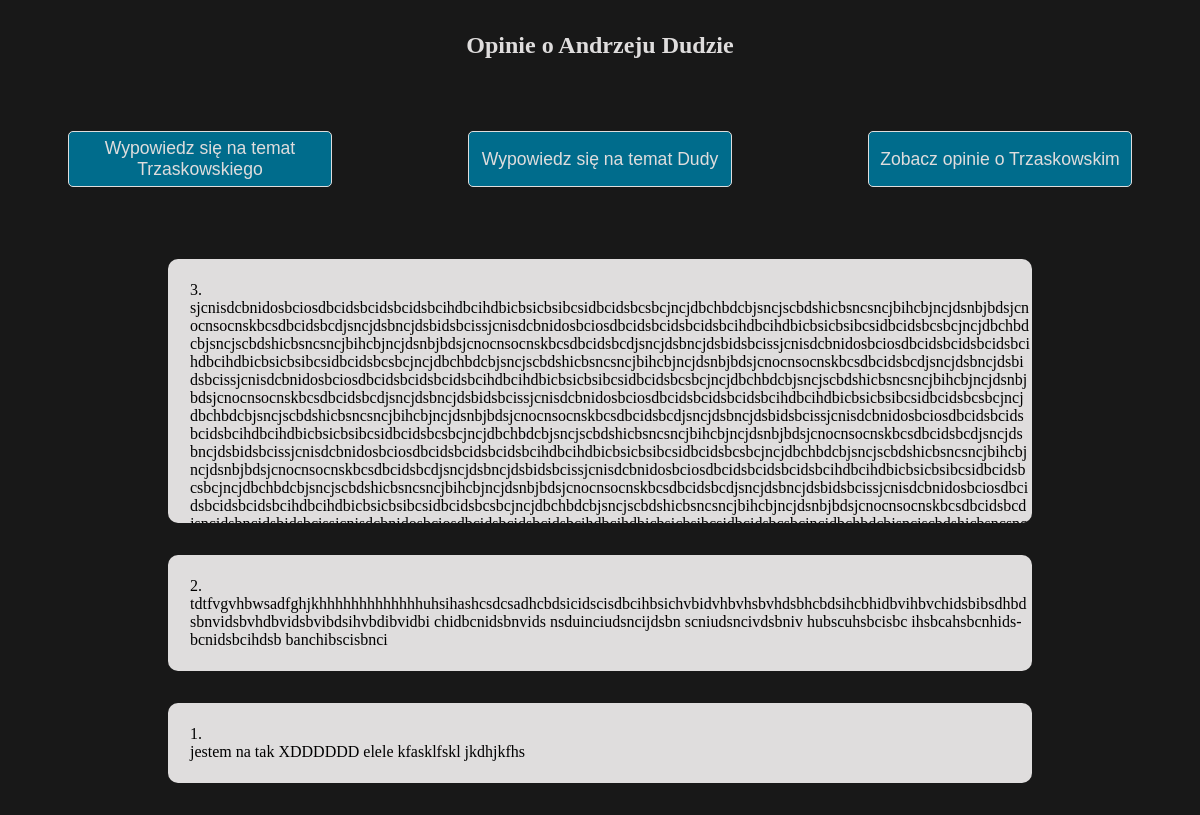
Page /wynikiduda on the earlier database version.
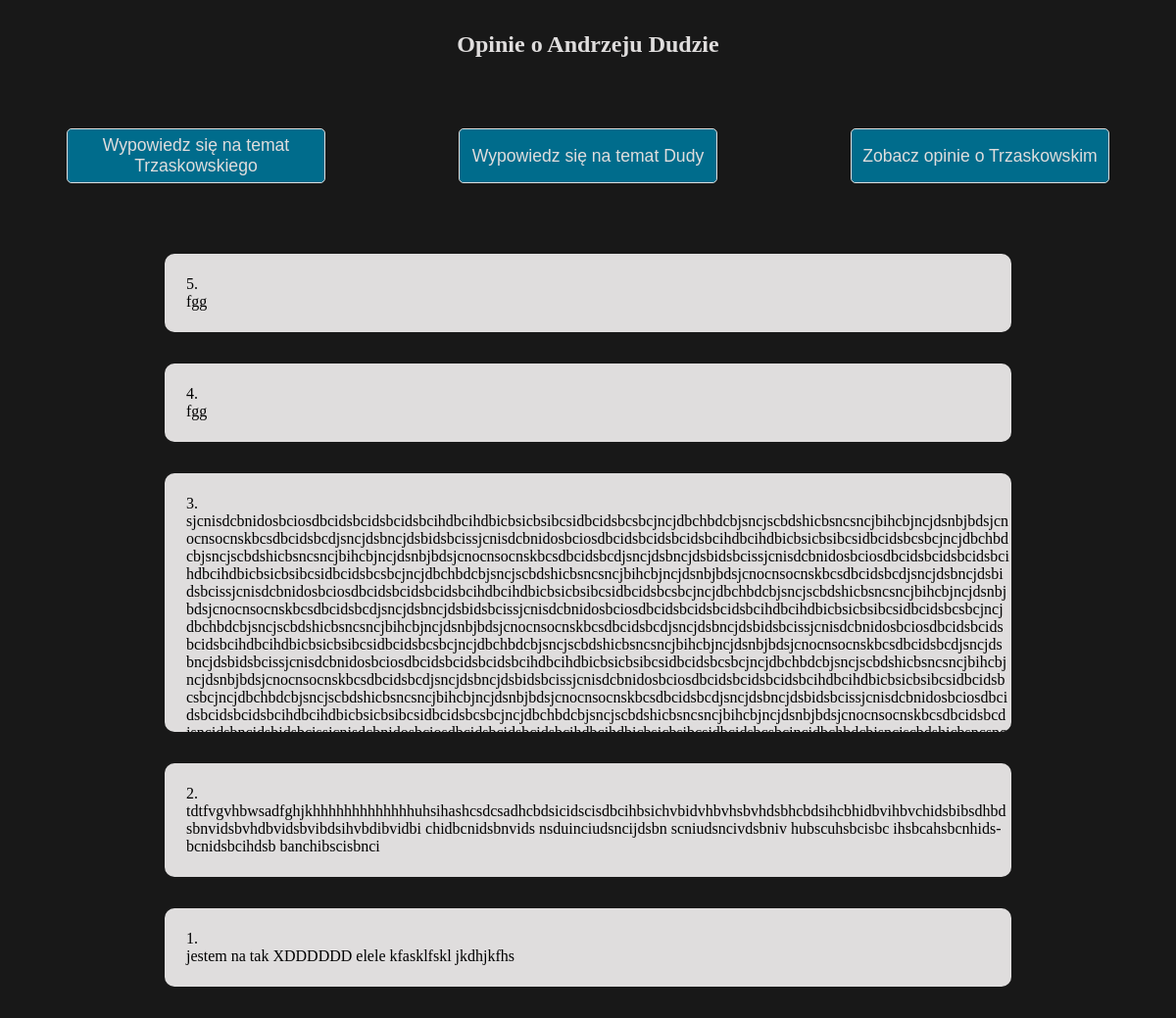
Same page on the later database version.
### neuro/modules.py (models this page shows, shortened)
class Duda(db.Model):
    id = db.Column(db.Integer, primary_key=True)
    date_posted = db.Column(db.DateTime, nullable=True, default=datetime.utcnow)
    answer = db.Column(db.Text, nullable=True)

### neuro/routes.py (the view)
@app.route('/wynikiduda',methods=['GET','POST'])
def zobaczDuda():
    answers = Duda.query.order_by(Duda.date_posted.desc())
    return render_template('wynikiduda.html',answers=answers)

### neuro/templates/wynikiduda.html (shortened to what this page needs)
<!DOCTYPE html>
<html lang="en">
<head>
    <link rel="stylesheet" href="{{ url_for('static', filename='style.css') }}">
</head>
<body>
    <h2>Opinie o Andrzeju Dudzie</h2>
    <div class="buttons">
    <a href="/trzask"><button class="btn1">Wypowiedz się na temat Trzaskowskiego</button></a>
    <a href="/duda"><button class="btn1">Wypowiedz się na temat Dudy</button></a>
    <a href="/wynikitrzask"><button class="btn1">Zobacz opinie o Trzaskowskim</button></a>
    </div>
    {% for answer in answers %}
    <div class="contentUsers">
        <div class="Userbox">
            <dl>
                <dt id="number">{{ answer.id }}.</dt>
                <dd id="answer">{{ answer.answer }}</dd> </dl>
        </div>
    </div>
    {%endfor%}
</body>

### neuro/static/style.css (style rules this page uses)
* { padding:0; margin: 0; }
body { background-color: #181818; text-align: center; object-position: center; font-family: Calibri; }
a { text-decoration: none; color: #dfdddd; }
.buttons { display: grid; grid-template-columns: 1fr 1fr 1fr; grid-template-rows: 1fr; }
.btn1 { border: 1px solid #dfdddd; background: #006c8c; color:#dfdddd; font-size: 2.2vh; text-shadow: none; border-radius: 5px; box-shadow: none; display: block; width: 22vw; height: 7vh; margin: 5vh auto; }
h2 { color: #dfdddd; text-align: center; padding: 1vh; margin: 3vh auto; }
.contentUsers { max-width: 70%; max-height: 30vh; padding: 1vw; margin: 4vh auto; background-color: #dfdddd; border-radius: 10px; overflow-y:scroll; }
.Userbox { width:100%; font-size: 2vh; font-weight: 400; text-align: left; padding: 10px; overflow-y:scroll; overflow-wrap: break-word; hyphens: auto; }

Differences in the rows shown:
added Duda: id "5", answer "fgg"
added Duda: id "4", answer "fgg"
